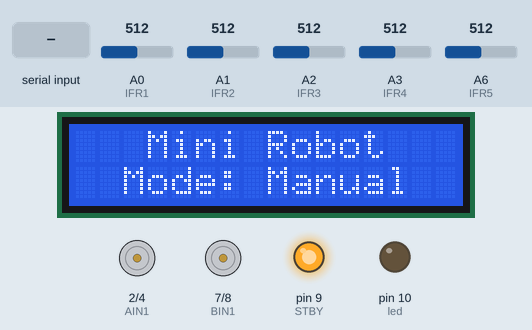
This program was run on a simulated Arduino Nano, built with avr-gcc and run on an emulated ATmega328P. On the bench: 16×2 character LCD, motor-driver pin pairs drawn as motors (green arrow = first pin HIGH = forward, orange = second pin HIGH = backward, longer = more drive, scaled by the enable pin, stopped while the standby pin is LOW), output pins drawn as LEDs (lit = HIGH). The test bench sets the inputs (shaded band); at power-on: A0 (IFR1) = 512, A1 (IFR2) = 512, A2 (IFR3) = 512, A3 (IFR4) = 512, A6 (IFR5) = 512. What the program prints to the serial monitor is not drawn.

Above: at 1.2 s.
1.3 s: "L" received over Serial
At 2.0 s:
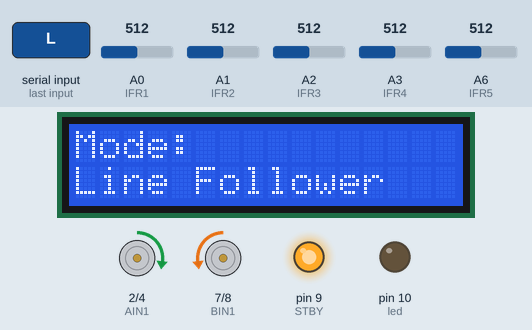
4.3 s: byte 78 ('N') received over Serial
At 5.1 s:
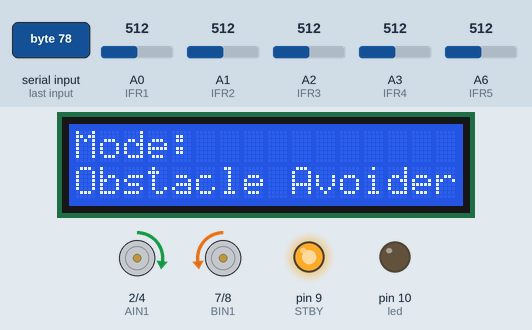
5.8 s: byte 87 ('W') received over Serial
At 6.3 s:
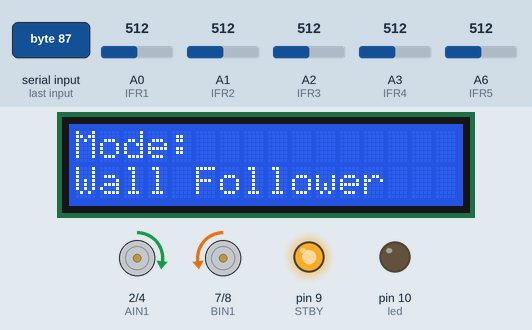
7.3 s: "A" received over Serial
At 7.9 s:
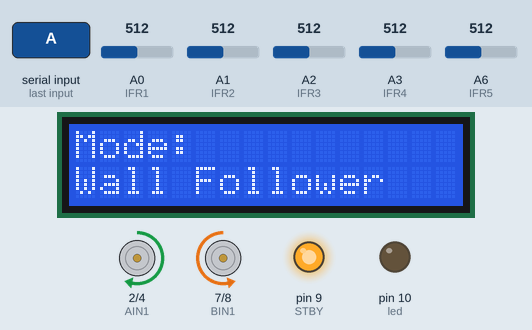
8.8 s: "B" received over Serial
At 9.9 s:
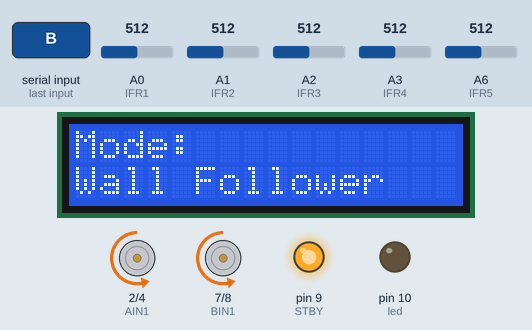
10.3 s: byte 77 ('M') received over Serial
At 10.8 s:
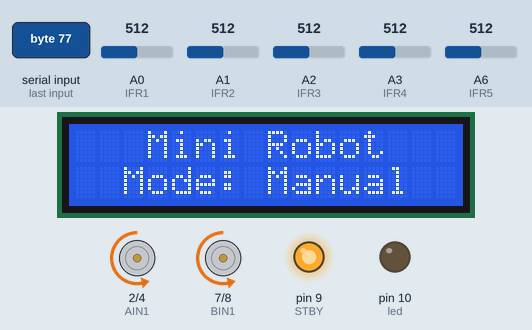
Timing chart, 0 to 12.8 s (numbered marks = the images above; inputs shaded):
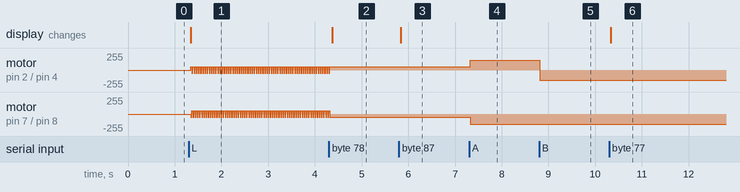

Measured:
- after the input at 1.3 s, motor on pin 2 (AIN1) / pin 4 (AIN2), motor on pin 7 (BIN1) / pin 8 (BIN2): alternates forward 50/255 for 0.02 s and backward 50/255 for 0.02 s, starting after 0.05 s; the display: changes after 0.05 s (image 1)
- after the input at 4.3 s, motor on pin 2 (AIN1) / pin 4 (AIN2): goes on until 4.3 s, then stays forward 50/255; motor on pin 7 (BIN1) / pin 8 (BIN2): goes on until 4.3 s, then stays backward 50/255; the display: changes after 0.07 s (image 2)
- after the input at 5.8 s, the display: changes at once (image 3)
- after the input at 7.3 s, motor on pin 2 (AIN1) / pin 4 (AIN2): forward 50/255 → forward 150/255 at once; motor on pin 7 (BIN1) / pin 8 (BIN2): backward 50/255 → backward 150/255 at once
- after the input at 8.8 s, motor on pin 2 (AIN1) / pin 4 (AIN2): forward 150/255 → backward 150/255 at once
- after the input at 10.3 s, the display: changes at once (image 6)

The program:

main.cpp
```cpp
#include <Arduino.h>
#include <Wire.h>
#include <LiquidCrystal_I2C.h>

// Define pin motor
#define PWM1 3   // Motor A PWM
#define AIN1 2   // Motor A IN1
#define AIN2 4   // Motor A IN2
#define STBY 9   // Standby pin
#define PWM2 5   // Motor B PWM
#define BIN1 7   // Motor B IN1
#define BIN2 8   // Motor B IN2

// Define pin infrared sensors
const int IFR1 = A0;
const int IFR2 = A1;
const int IFR3 = A2;
const int IFR4 = A3;
const int IFR5 = A6;

const int led = 10;  // Pin LED for indication (optional)

// Buffer size for moving average
const int bufferSize = 10;

// Buffers for each sensor to store recent readings
int bufferIFR1[bufferSize] = {0};
int bufferIFR2[bufferSize] = {0};
int bufferIFR3[bufferSize] = {0};
int bufferIFR4[bufferSize] = {0};
int bufferIFR5[bufferSize] = {0};

// Index to keep track of the current position in the buffer
int bufferIndex = 0;

// Function to compute the moving average for a sensor
int movingAverage(int buffer[], int newValue) {
  buffer[bufferIndex] = newValue;  // Update the buffer with the new value
  int sum = 0;

  // Calculate the sum of all values in the buffer
  for (int i = 0; i < bufferSize; i++) {
    sum += buffer[i];
  }

  return sum / bufferSize;  // Return the average
}

// Set up motor
void setupMotors() {
  pinMode(PWM1, OUTPUT);  // Motor A PWM
  pinMode(AIN1, OUTPUT);  // Motor A IN1
  pinMode(AIN2, OUTPUT);  // Motor A IN2
  pinMode(STBY, OUTPUT);  // Standby pin
  pinMode(PWM2, OUTPUT);  // Motor B PWM
  pinMode(BIN1, OUTPUT);  // Motor B IN1
  pinMode(BIN2, OUTPUT);  // Motor B IN2

  digitalWrite(STBY, HIGH); // Ensure motors are not in standby
}

void motorB_CW(int speed) {
  digitalWrite(AIN1, HIGH); // AIN1 HIGH
  digitalWrite(AIN2, LOW);  // AIN2 LOW
  analogWrite(PWM1, speed); // Set motor speed using PWM
}

void motorB_CCW(int speed) { // Maju
  digitalWrite(AIN1, LOW);  // AIN1 LOW
  digitalWrite(AIN2, HIGH); // AIN2 HIGH
  analogWrite(PWM1, speed); // Set motor speed using PWM
}

void motorA_CW(int speed) {
  digitalWrite(BIN1, HIGH); // BIN1 HIGH
  digitalWrite(BIN2, LOW);  // BIN2 LOW
  analogWrite(PWM2, speed); // Set motor speed using PWM
}

void motorA_CCW(int speed) { // Maju
  digitalWrite(BIN1, LOW);  // BIN1 LOW
  digitalWrite(BIN2, HIGH); // BIN2 HIGH
  analogWrite(PWM2, speed); // Set motor speed using PWM
}

char Incoming_value = 0;
bool lineTracerMode = false;

LiquidCrystal_I2C lcd(0x27, 16, 2); // Set the LCD address to 0x27 for a 16 chars and 2 line display

void setup() {
  setupMotors();
  Serial.begin(9600);
  lcd.init(); // Initialize the LCD
  lcd.backlight();
  lcd.setCursor(3, 0);
  lcd.print("Mini Robot");
  lcd.setCursor(2, 1);
  lcd.print("Mode: Manual");

  // Initialize infrared sensors and LED
  pinMode(IFR1, INPUT);
  pinMode(IFR2, INPUT);
  pinMode(IFR3, INPUT);
  pinMode(IFR4, INPUT);
  pinMode(IFR5, INPUT);
  pinMode(led, OUTPUT);
}

int lastDirection = 0;  // 0: tidak ada arah, 1: kiri, 2: kanan
unsigned long lastLineDetectionTime = 0;
const unsigned long MAX_NO_LINE_DURATION = 1000; // 1 detik tanpa garis

// Fungsi untuk mencari garis
void searchForLine(int lastKnownDirection) {
  // Strategi pencarian garis
  switch(lastKnownDirection) {
    case 1:  // Terakhir belok kiri
      // Putar mencari garis ke kiri
      motorA_CCW(50);
      motorB_CW(50);
      digitalWrite(led, LOW);
      break;

    case 2:  // Terakhir belok kanan
      // Putar mencari garis ke kanan
      motorA_CW(50);
      motorB_CCW(50);
      digitalWrite(led, LOW);
      break;

    default:  // Jika tidak ada arah yang diketahui
      // Putar di tempat secara bergantian
      static bool searchDirection = true;
      if (searchDirection) {
        motorA_CCW(50);
        motorB_CW(50);
      } else {
        motorA_CW(50);
        motorB_CCW(50);
      }
      searchDirection = !searchDirection;
      digitalWrite(led, LOW);
      break;
  }
}

// Fungsi untuk melanjutkan arah terakhir
void continueLastDirection() {
  switch(lastDirection) {
    case 1:  // Terakhir belok kiri
      motorA_CCW(75);
      motorB_CCW(50);
      digitalWrite(led, LOW);
      break;

    case 2:  // Terakhir belok kanan
      motorA_CCW(50);
      motorB_CCW(75);
      digitalWrite(led, LOW);
      break;

    default:  // Jika tidak ada arah khusus
      motorA_CCW(75);
      motorB_CCW(75);
      digitalWrite(led, LOW);
      break;
  }
}

void loop() {
  if (Serial.available() > 0) {
    Incoming_value = Serial.read();
    Serial.println(Incoming_value);

    if (Incoming_value == 'A') {
      motorB_CW(150);
      motorA_CCW(150);
    } else if (Incoming_value == 'B') {
      motorB_CCW(150);
      motorA_CCW(150);
    } else if (Incoming_value == 'C') {
      motorB_CCW(150);
      motorA_CW(150);
    } else if (Incoming_value == 'D') {
      motorB_CCW(0);
      motorA_CCW(175);
    } else if (Incoming_value == 'F') {
      motorB_CCW(175);
      motorA_CCW(0);
    } else if (Incoming_value == 'G') {
      motorB_CW(150);
      motorA_CCW(150);
    } else if (Incoming_value == 'H') {
      motorB_CW(150);
      motorA_CW(150);
    } else if (Incoming_value == 'I') {
      motorB_CCW(150);
      motorA_CW(150);
    } else if (Incoming_value == 'S') {
      motorB_CW(0);
      motorA_CW(0);
    } else if (Incoming_value == 'L') {
      lineTracerMode = true;
      lcd.clear();
      lcd.print("Mode:");
      lcd.setCursor(0, 1);
      lcd.print("Line Follower");
    } else if (Incoming_value == 'M') {
      lineTracerMode = false;
      lcd.clear();
      lcd.setCursor(3, 0);
      lcd.print("Mini Robot");
      lcd.setCursor(2, 1);
      lcd.print("Mode: Manual");
    } else if (Incoming_value == 'N') {
      lineTracerMode = false;
      lcd.clear();
      lcd.print("Mode:");
      lcd.setCursor(0, 1);
      lcd.print("Obstacle Avoider");
    } else if (Incoming_value == 'W') {
      lineTracerMode = false;
      lcd.clear();
      lcd.print("Mode:");
      lcd.setCursor(0, 1);
      lcd.print("Wall Follower");
    }
  }

  int rawIFR1 = analogRead(IFR1);
  int rawIFR2 = analogRead(IFR2);
  int rawIFR3 = analogRead(IFR3);
  int rawIFR4 = analogRead(IFR4);
  int rawIFR5 = analogRead(IFR5);

  // Apply moving average to each sensor reading
  int avgIFR1 = movingAverage(bufferIFR1, rawIFR1);
  int avgIFR2 = movingAverage(bufferIFR2, rawIFR2);
  int avgIFR3 = movingAverage(bufferIFR3, rawIFR3);
  int avgIFR4 = movingAverage(bufferIFR4, rawIFR4);
  int avgIFR5 = movingAverage(bufferIFR5, rawIFR5);

  // Increment buffer index and reset when it reaches the buffer size
  bufferIndex = (bufferIndex + 1) % bufferSize;
  // Tampilkan hasil pembacaan sensor di Serial Monitor

  String dataPrefix = "X";
  String dataLine = dataPrefix + String(avgIFR1) + "?" + String(avgIFR2) + "?" + String(avgIFR3) + "?" + String(avgIFR4) + "?" + String(avgIFR5);
  Serial.println(dataLine);

  if (lineTracerMode) {
    bool lineDetected = false;

    // Prioritaskan sensor tengah
    if (avgIFR3 > 890) {
      // Maju lurus
      motorA_CCW(100);
      motorB_CCW(100);
      digitalWrite(led, HIGH);
      lastDirection = 0;
      lastLineDetectionTime = millis();
      lineDetected = true;
    }
    // Sensor kiri sedikit
    else if (avgIFR2 > 890) {
      // Belok kiri sedikit
      motorA_CCW(100);
      motorB_CCW(75);
      digitalWrite(led, HIGH);
      lastDirection = 1;
      lastLineDetectionTime = millis();
      lineDetected = true;
    }
    // Sensor kanan sedikit
    else if (avgIFR4 > 890) {
      // Belok kanan sedikit
      motorA_CCW(75);
      motorB_CCW(100);
      digitalWrite(led, HIGH);
      lastDirection = 2;
      lastLineDetectionTime = millis();
      lineDetected = true;
    }
    // Sensor kiri jauh
    else if (avgIFR1 > 890) {
      // Belok kiri tajam
      motorA_CCW(100);
      motorB_CCW(50);
      digitalWrite(led, HIGH);
      lastDirection = 1;
      lastLineDetectionTime = millis();
      lineDetected = true;
    }
    // Sensor kanan jauh
    else if (avgIFR5 > 890) {
      // Belok kanan tajam
      motorA_CCW(50);
      motorB_CCW(100);
      digitalWrite(led, HIGH);
      lastDirection = 2;
      lastLineDetectionTime = millis();
      lineDetected = true;
    }
    // Jika tidak ada garis terdeteksi
    else {
      // Cari jejak garis berdasarkan arah terakhir
      unsigned long currentTime = millis();
      if (currentTime - lastLineDetectionTime > MAX_NO_LINE_DURATION) {
        // Jika sudah terlalu lama tidak menemukan garis, lakukan pencarian
        searchForLine(lastDirection);
      }
      else {
        // Lanjutkan dengan arah terakhir untuk sementara waktu
        continueLastDirection();
      }
    }
  }
}
```
